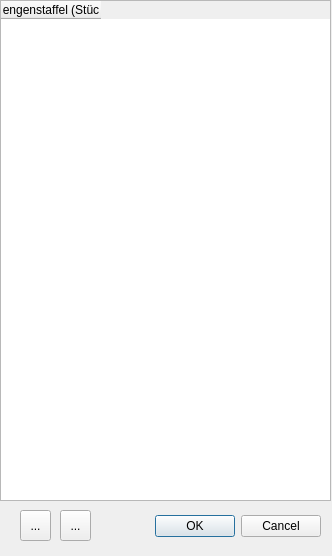
<?xml version="1.0" encoding="UTF-8"?>
<ui version="4.0">
 <class>Dialog</class>
 <widget class="QDialog" name="Dialog">
  <property name="geometry">
   <rect>
    <x>0</x>
    <y>0</y>
    <width>332</width>
    <height>556</height>
   </rect>
  </property>
  <property name="windowTitle">
   <string>Mengenstaffelung definieren</string>
  </property>
  <widget class="QDialogButtonBox" name="buttonBox">
   <property name="geometry">
    <rect>
     <x>120</x>
     <y>510</y>
     <width>201</width>
     <height>32</height>
    </rect>
   </property>
   <property name="orientation">
    <enum>Qt::Horizontal</enum>
   </property>
   <property name="standardButtons">
    <set>QDialogButtonBox::Cancel|QDialogButtonBox::Ok</set>
   </property>
  </widget>
  <widget class="QTableWidget" name="tableWidget">
   <property name="geometry">
    <rect>
     <x>0</x>
     <y>0</y>
     <width>331</width>
     <height>501</height>
    </rect>
   </property>
   <column>
    <property name="text">
     <string>Mengenstaffel (Stück)</string>
    </property>
   </column>
  </widget>
  <widget class="QToolButton" name="toolButton_add">
   <property name="geometry">
    <rect>
     <x>20</x>
     <y>510</y>
     <width>31</width>
     <height>31</height>
    </rect>
   </property>
   <property name="text">
    <string>...</string>
   </property>
   <property name="icon">
    <iconset>
     <normaloff>Icons/greenPlus.png</normaloff>Icons/greenPlus.png</iconset>
   </property>
  </widget>
  <widget class="QToolButton" name="toolButton_delete">
   <property name="geometry">
    <rect>
     <x>60</x>
     <y>510</y>
     <width>31</width>
     <height>31</height>
    </rect>
   </property>
   <property name="text">
    <string>...</string>
   </property>
   <property name="icon">
    <iconset>
     <normaloff>Icons/minus.png</normaloff>Icons/minus.png</iconset>
   </property>
  </widget>
 </widget>
 <resources/>
 <connections>
  <connection>
   <sender>buttonBox</sender>
   <signal>accepted()</signal>
   <receiver>Dialog</receiver>
   <slot>accept()</slot>
   <hints>
    <hint type="sourcelabel">
     <x>248</x>
     <y>254</y>
    </hint>
    <hint type="destinationlabel">
     <x>157</x>
     <y>274</y>
    </hint>
   </hints>
  </connection>
  <connection>
   <sender>buttonBox</sender>
   <signal>rejected()</signal>
   <receiver>Dialog</receiver>
   <slot>reject()</slot>
   <hints>
    <hint type="sourcelabel">
     <x>316</x>
     <y>260</y>
    </hint>
    <hint type="destinationlabel">
     <x>286</x>
     <y>274</y>
    </hint>
   </hints>
  </connection>
 </connections>
</ui>
